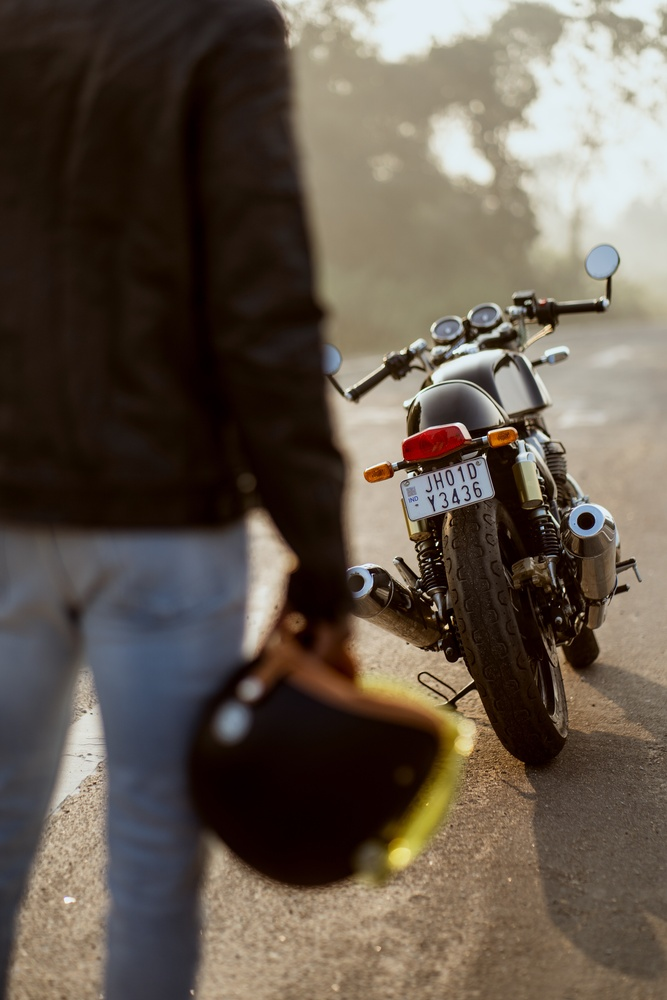
#> input picture Images/bullet.jpg, 667 x 1000 px, shrunk from 4000 x 6000 before the run, found by its file name
$ jupyter execute Lab_06_21_27_19_DS.ipynb
#> lines starting #> are read from the running program, lines starting #| are printed output that depends on the picture
Name: Saurabh S. Ramteke
Roll No: 21-27-19
M.Tech: Data Science

[cell 1]
import numpy as np
import matplotlib.pyplot as plt
import cv2

[cell 2]
img = cv2.imread(r"C:\Users\saura\Desktop\Ongoing\Notes\01.LAB_ass\Computer_vision_basics\Images\bullet.jpg")
#> img is the input picture: shape (1000, 667, 3); mean B, G, R 76.6, 87.8, 98.8
img2 = cv2.cvtColor(img, cv2.COLOR_BGR2RGB)

plt.figure(figsize = (5,10))
plt.imshow(img2)

##### Kernel

[cell 3]
kernel = np.ones((5,5))

##### Erosion

[cell 4]
image_erode = cv2.erode(img2, kernel)
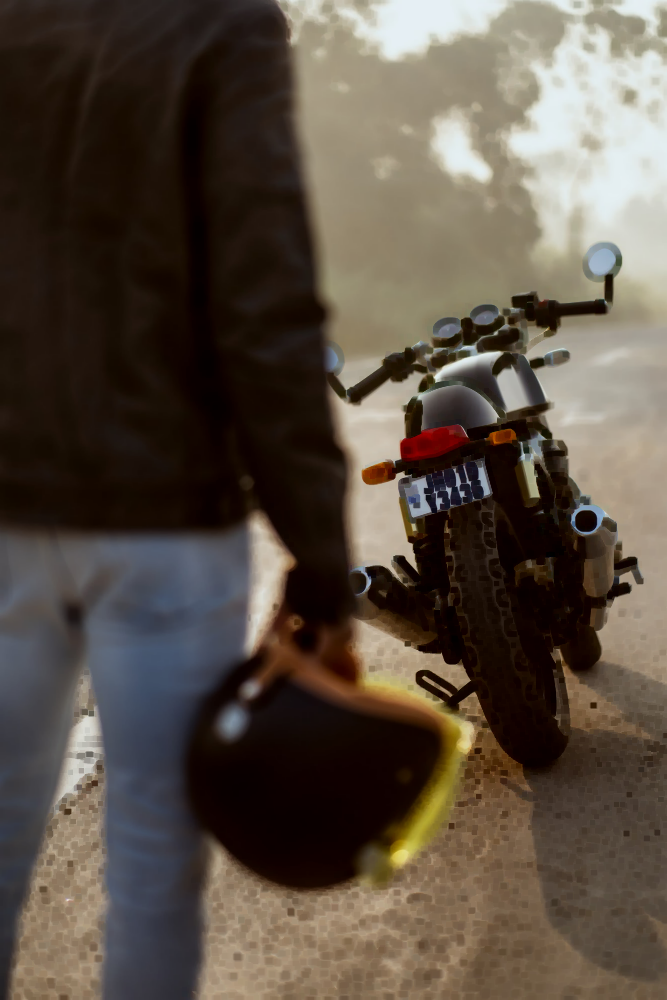
#> image_erode: shape (1000, 667, 3); mean R, G, B 89.2, 78.1, 67.1

plt.figure(figsize = (5,10))
plt.imshow(image_erode)

##### Dilation

[cell 5]
img_dilation = cv2.dilate(img2, kernel, iterations = 1)
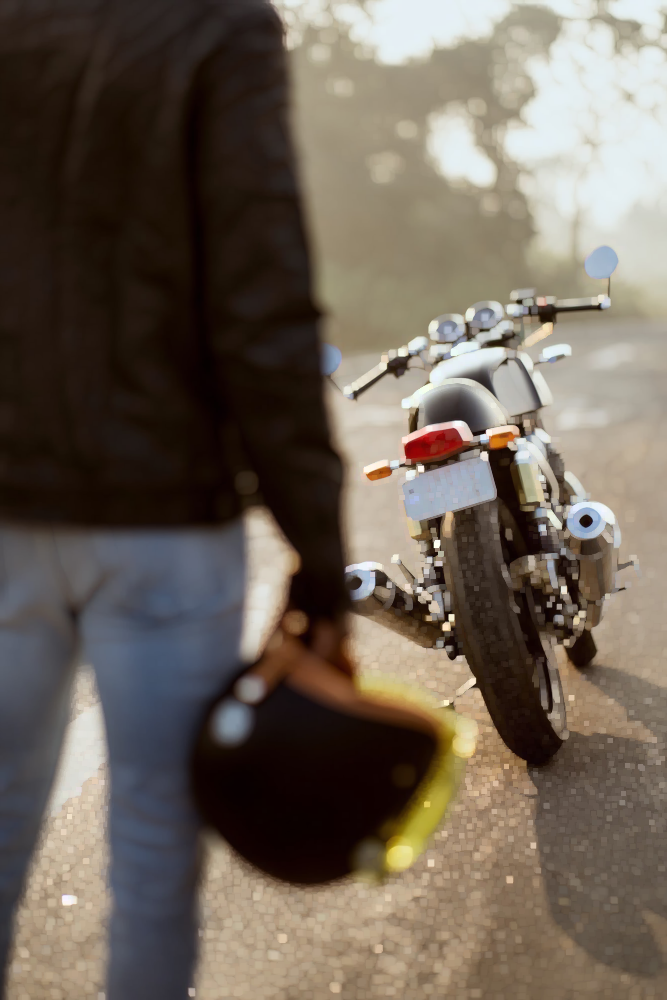
#> img_dilation: shape (1000, 667, 3); mean R, G, B 108.9, 98, 86.9

plt.figure(figsize = (5,10))
plt.imshow(img_dilation)

##### Opening

[cell 6]
opening = cv2.morphologyEx(img2, cv2.MORPH_OPEN, kernel)
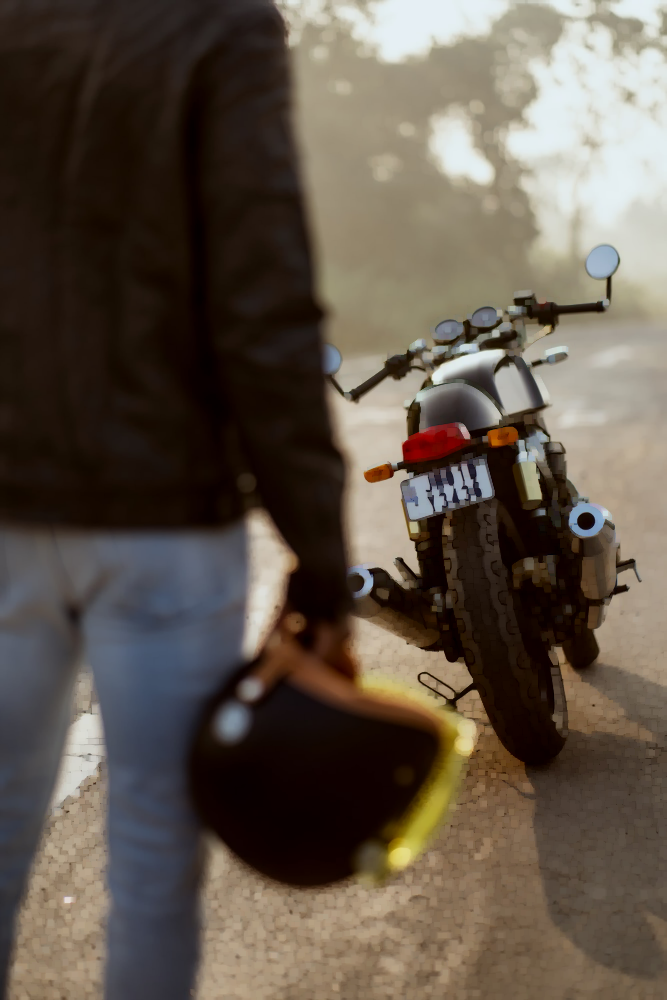
#> opening: shape (1000, 667, 3); mean R, G, B 96, 84.9, 73.7

plt.figure(figsize = (5,10))
plt.imshow(opening)

##### Closing

[cell 7]
closing = cv2.morphologyEx(img2, cv2.MORPH_CLOSE, kernel)
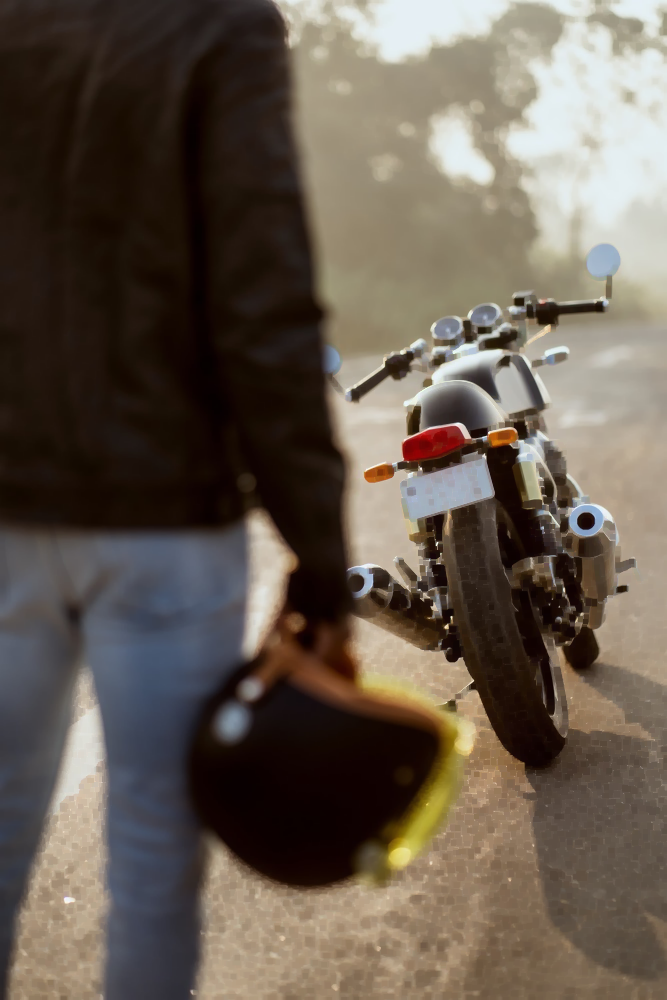
#> closing: shape (1000, 667, 3); mean R, G, B 101.7, 90.5, 79.4

plt.figure(figsize = (5,10))
plt.imshow(image_erode)

$ run again, with Images/cat.jpg copied over Images/bullet.jpg
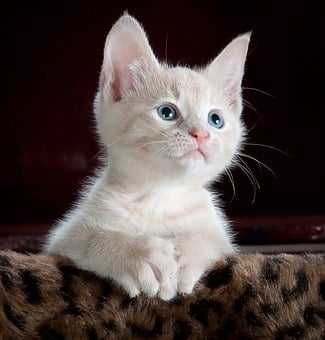
#> input picture Images/cat.jpg, 325 x 340 px, found by its file name
#> img is the input picture: shape (340, 325, 3); mean B, G, R 64.4, 66.9, 78.5
#> `image_erode = cv2.erode(img2, kernel)`:
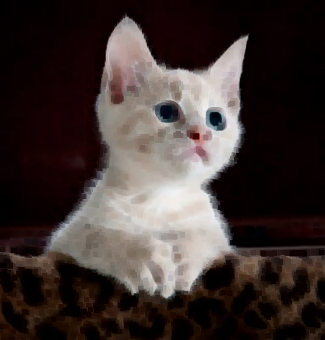
#> image_erode: shape (340, 325, 3); mean R, G, B 63.4, 52.4, 50.1
#> `closing = cv2.morphologyEx(img2, cv2.MORPH_CLOSE, kernel)`:
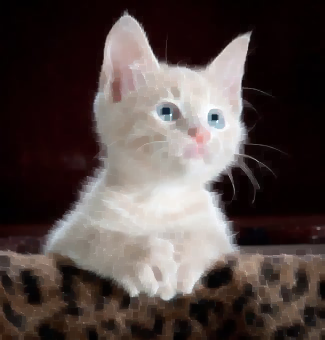
#> closing: shape (340, 325, 3); mean R, G, B 83.5, 71.8, 69.3

$ run again, with Images/motor_bike.jpg copied over Images/bullet.jpg
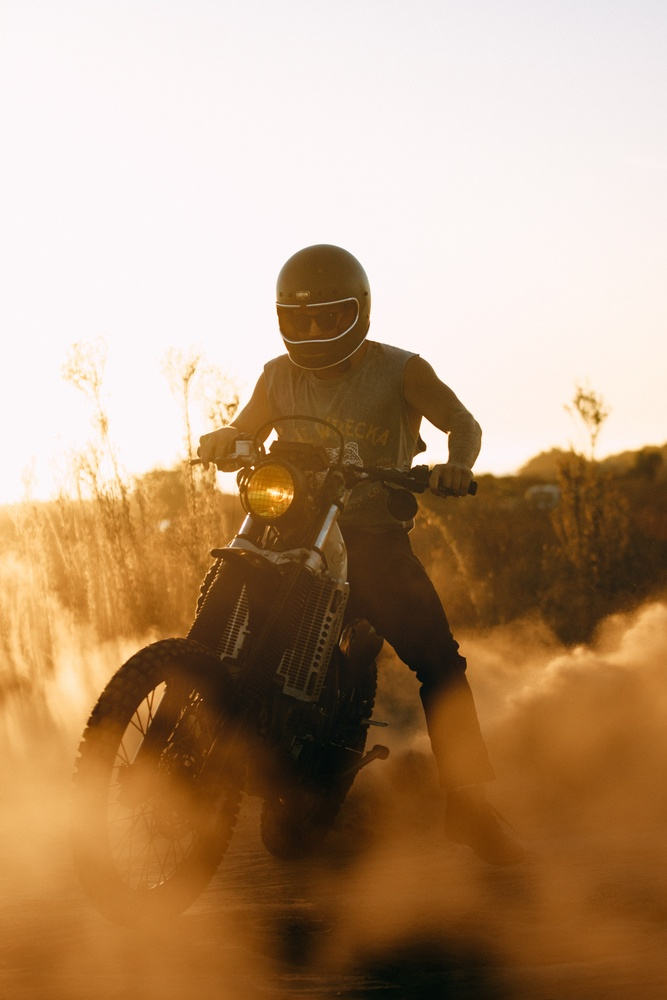
#> input picture Images/motor_bike.jpg, 667 x 1000 px, shrunk from 3513 x 5270 before the run, found by its file name
#> img is the input picture: shape (1000, 667, 3); mean B, G, R 121.1, 151.2, 181.3
#> `image_erode = cv2.erode(img2, kernel)`:
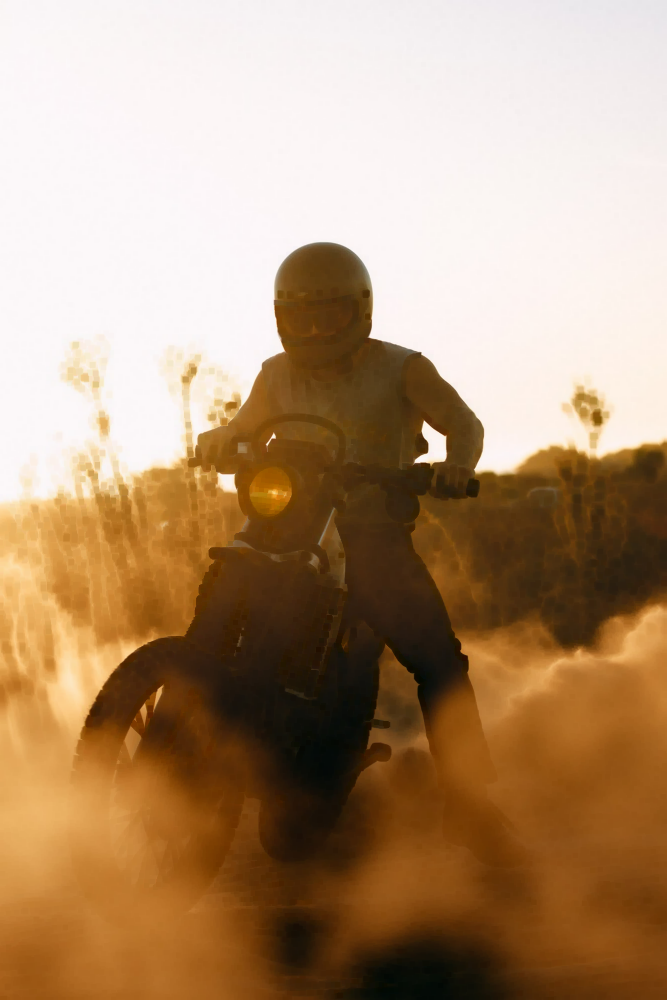
#> image_erode: shape (1000, 667, 3); mean R, G, B 176.1, 146.2, 115.7
#> `img_dilation = cv2.dilate(img2, kernel, iterations = 1)`:
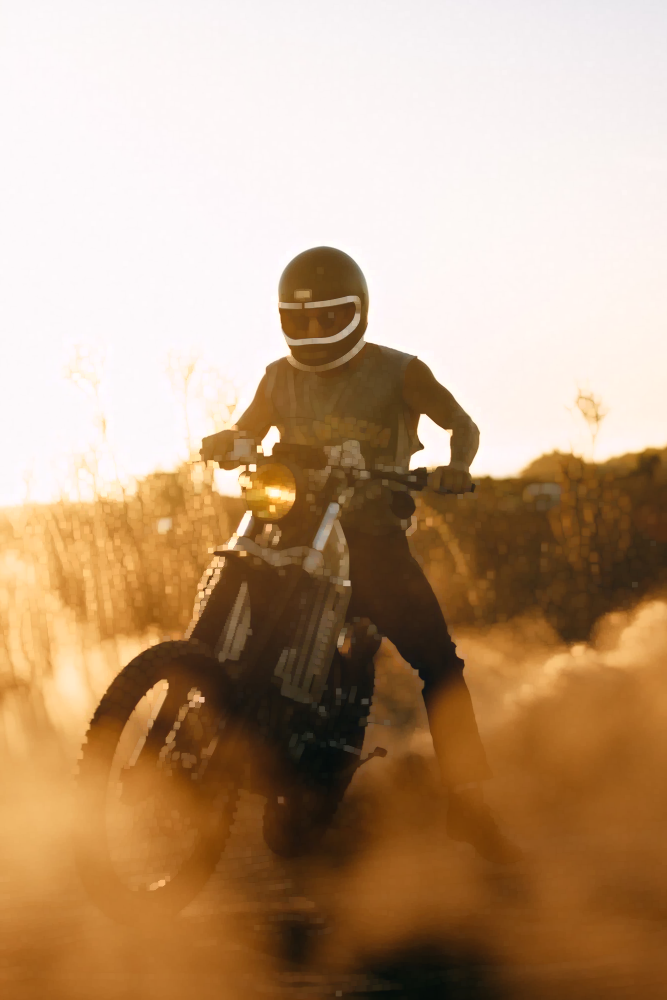
#> img_dilation: shape (1000, 667, 3); mean R, G, B 186.8, 156.8, 127
